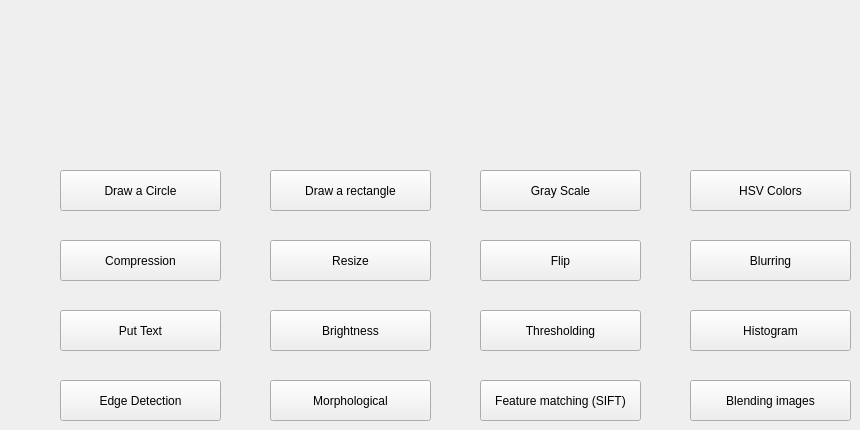
  <widget class="QWidget" name="centralwidget">
   <widget class="QPushButton" name="flip">
    <property name="geometry">
     <rect>
      <x>480</x>
      <y>240</y>
      <width>161</width>
      <height>41</height>
     </rect>
    </property>
    <property name="text">
     <string>Flip</string>
    </property>
   </widget>
   <widget class="QPushButton" name="resize">
    <property name="geometry">
     <rect>
      <x>270</x>
      <y>240</y>
      <width>161</width>
      <height>41</height>
     </rect>
    </property>
    <property name="toolTip">
     <string>&lt;html&gt;&lt;head/&gt;&lt;body&gt;&lt;p&gt;&lt;span style=&quot; color:#00aa00;&quot;&gt;Press to start the download&lt;/span&gt;&lt;/p&gt;&lt;/body&gt;&lt;/html&gt;</string>
    </property>
    <property name="styleSheet">
     <string notr="true"/>
    </property>
    <property name="text">
     <string>Resize</string>
    </property>
   </widget>
   <widget class="QLabel" name="label_4">
    <property name="geometry">
     <rect>
      <x>160</x>
      <y>20</y>
      <width>671</width>
      <height>121</height>
     </rect>
    </property>
    <property name="text">
     <string/>
    </property>
    <property name="pixmap">
     <pixmap>C:/Users/Hossam/Desktop/training/logo.png</pixmap>
    </property>
   </widget>
   <widget class="QPushButton" name="draw_rectangle">
    <property name="geometry">
     <rect>
      <x>270</x>
      <y>170</y>
      <width>161</width>
      <height>41</height>
     </rect>
    </property>
    <property name="text">
     <string>Draw a rectangle</string>
    </property>
   </widget>
   <widget class="QPushButton" name="gray_scale">
    <property name="geometry">
     <rect>
      <x>480</x>
      <y>170</y>
      <width>161</width>
      <height>41</height>
     </rect>
    </property>
    <property name="text">
     <string>Gray Scale</string>
    </property>
   </widget>
   <widget class="QPushButton" name="hsv">
    <property name="geometry">
     <rect>
      <x>690</x>
      <y>170</y>
      <width>161</width>
      <height>41</height>
     </rect>
    </property>
    <property name="text">
     <string>HSV Colors</string>
    </property>
   </widget>
   <widget class="QPushButton" name="threshold">
    <property name="geometry">
     <rect>
      <x>480</x>
      <y>310</y>
      <width>161</width>
      <height>41</height>
     </rect>
    </property>
    <property name="text">
     <string>Thresholding</string>
    </property>
   </widget>
   <widget class="QPushButton" name="brightness">
    <property name="geometry">
     <rect>
      <x>270</x>
      <y>310</y>
      <width>161</width>
      <height>41</height>
     </rect>
    </property>
    <property name="text">
     <string>Brightness</string>
    </property>
   </widget>
   <widget class="QPushButton" name="put_text">
    <property name="geometry">
     <rect>
      <x>60</x>
      <y>310</y>
      <width>161</width>
      <height>41</height>
     </rect>
    </property>
    <property name="text">
     <string>Put Text</string>
    </property>
   </widget>
   <widget class="QPushButton" name="blurring">
    <property name="geometry">
     <rect>
      <x>690</x>
      <y>240</y>
      <width>161</width>
      <height>41</height>
     </rect>
    </property>
    <property name="text">
     <string>Blurring</string>
    </property>
   </widget>
   <widget class="QPushButton" name="gradient">
    <property name="geometry">
     <rect>
      <x>60</x>
      <y>380</y>
      <width>161</width>
      <height>41</height>
     </rect>
    </property>
    <property name="text">
     <string>Edge Detection</string>
    </property>
   </widget>
   <widget class="QPushButton" name="histogram">
    <property name="geometry">
     <rect>
      <x>690</x>
      <y>310</y>
      <width>161</width>
      <height>41</height>
     </rect>
    </property>
    <property name="text">
     <string>Histogram</string>
    </property>
   </widget>
   <widget class="QPushButton" name="feature_matching">
    <property name="geometry">
     <rect>
      <x>480</x>
      <y>380</y>
      <width>161</width>
      <height>41</height>
     </rect>
    </property>
    <property name="text">
     <string>Feature matching (SIFT)</string>
    </property>
   </widget>
   <widget class="QPushButton" name="draw_circle">
    <property name="geometry">
     <rect>
      <x>60</x>
      <y>170</y>
      <width>161</width>
      <height>41</height>
     </rect>
    </property>
    <property name="text">
     <string>Draw a Circle</string>
    </property>
   </widget>
   <widget class="QPushButton" name="morphological">
    <property name="geometry">
     <rect>
      <x>270</x>
      <y>380</y>
      <width>161</width>
      <height>41</height>
     </rect>
    </property>
    <property name="text">
     <string>Morphological</string>
    </property>
   </widget>
   <widget class="QPushButton" name="compression">
    <property name="geometry">
     <rect>
      <x>60</x>
      <y>240</y>
      <width>161</width>
      <height>41</height>
     </rect>
    </property>
    <property name="text">
     <string>Compression</string>
    </property>
   </widget>
   <widget class="QPushButton" name="blending">
    <property name="geometry">
     <rect>
      <x>690</x>
      <y>380</y>
      <width>161</width>
      <height>41</height>
     </rect>
    </property>
    <property name="toolTip">
     <string>&lt;html&gt;&lt;head/&gt;&lt;body&gt;&lt;p&gt;The two images should be equal in size or we will take the highest size.&lt;/p&gt;&lt;/body&gt;&lt;/html&gt;</string>
    </property>
    <property name="text">
     <string>Blending images</string>
    </property>
   </widget>
  </widget>
